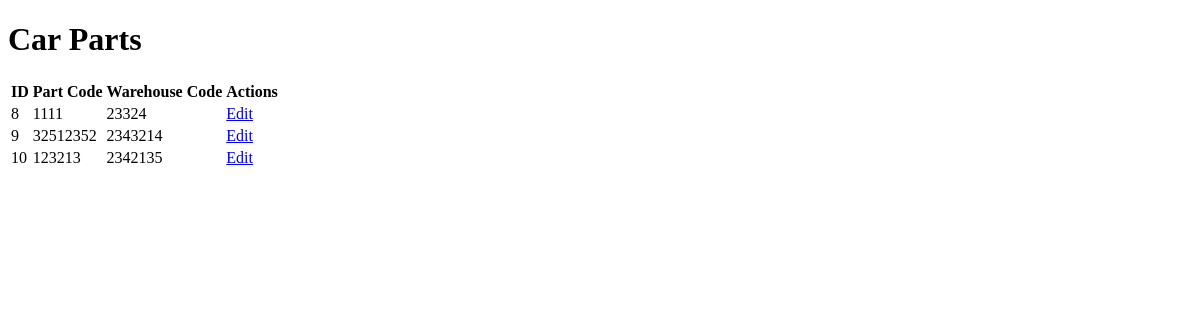
Before: / with the older database file.
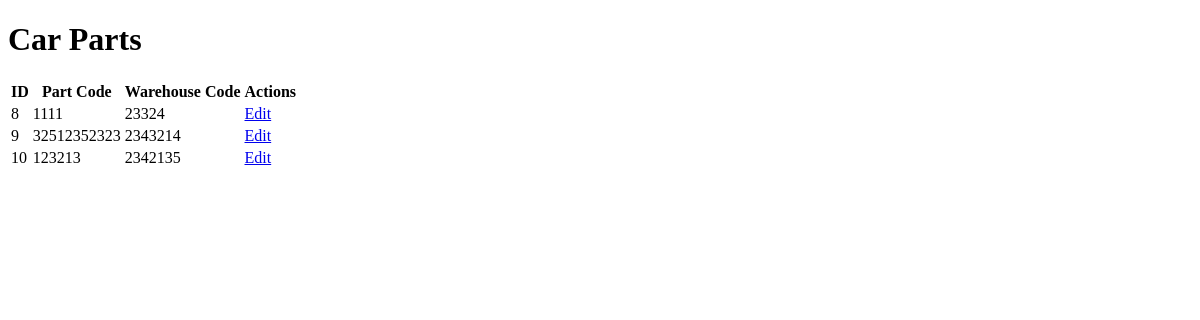
After: the same page with the newer database file.
### parts/models.py (models this page shows)
class CarPart(models.Model):
    part_code = models.CharField(max_length=100)
    warehouse_code = models.CharField(max_length=100)

### parts/views.py (the view)
# urls.py: path('', views.car_part_list, name='car_part_list'),
def car_part_list(request):
    parts = CarPart.objects.all()
    return render(request, 'parts/car_part_list.html', {'parts': parts})

### parts/templates/parts/car_part_list.html (shortened to what this page needs)
<!DOCTYPE html>
<html>
<head>
</head>
<body>
    <h1>Car Parts</h1>
    <table>
        <tr>
            <th>ID</th>
            <th>Part Code</th>
            <th>Warehouse Code</th>
            <th>Actions</th>
        </tr>
        {% for part in parts %}
        <tr>
            <td>{{ part.id }}</td>
            <td>{{ part.part_code }}</td>
            <td>{{ part.warehouse_code }}</td>
            <td><a href="{% url 'car_part_edit' part.id %}">Edit</a></td>
        </tr>
        {% endfor %}
    </table>
</body>
</html>

Changed rows visible on the page:
changed CarPart id 9: part_code "32512352" → "32512352323"
